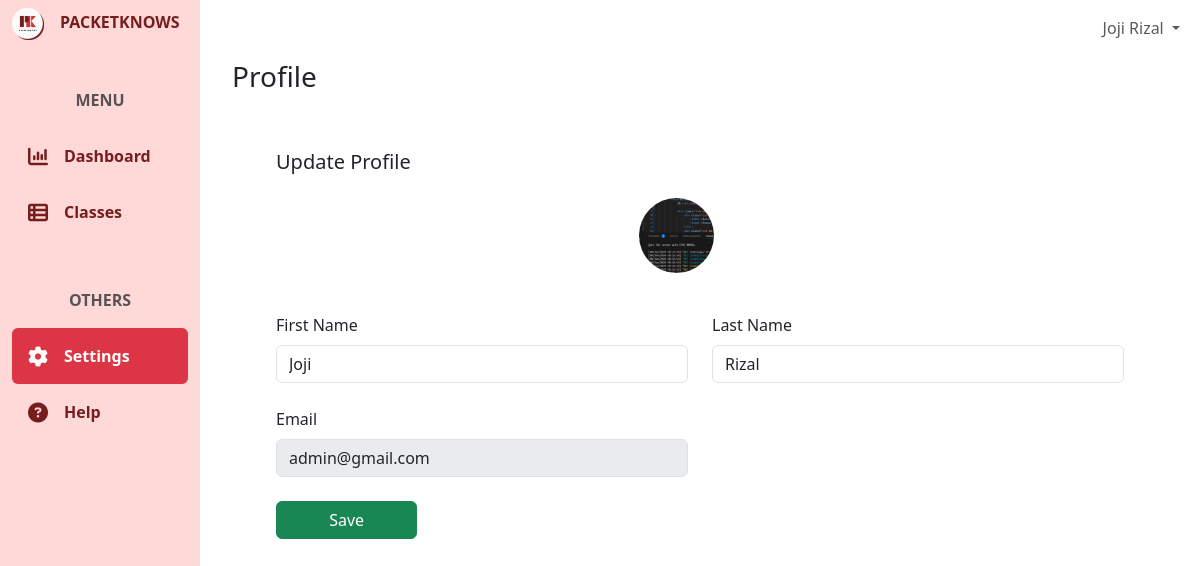
Page /settings/ (signed in) on the committed database.
### user/models.py (models this page shows, shortened)
class CustomUser(AbstractBaseUser, PermissionsMixin):
    email = models.EmailField(unique=True)
    first_name = models.CharField(max_length=50)
    last_name = models.CharField(max_length=50)
    is_active = models.BooleanField(default=True)
    is_staff = models.BooleanField(default=False)
    category = models.ForeignKey(UserCategory, on_delete=models.CASCADE)
    icon = models.ImageField(upload_to= 'user/icons/', blank=True, null=True)
    school_id = models.BigIntegerField(unique=True, blank=True, null=True)
    evidences = models.ImageField(upload_to= 'user/evidences/', blank=True, null=True)
    objects = CustomUserManager()
    USERNAME_FIELD = 'email'
    REQUIRED_FIELDS = ['first_name', 'last_name']
    class Meta:
        verbose_name = 'User'
        verbose_name_plural = 'Users'

### core/views.py (the view)
# urls.py: path('settings/', coreViews.SettingsView, name='settings'),
@login_required(login_url='/')
def SettingsView(request):
    context = {}
    if request.method == 'POST':
        pass
    else:
        userCategory = request.user.category.name
        if userCategory == "Student":
            pass
        elif userCategory == "Instructor":
            pass
        elif userCategory == "Self Learner":
            pass
    return render(request, 'core/settings.html', context)

### templates/core/settings.html (shortened to what this page needs)
{% extends 'core/base.html' %}
{% block content %}
<div class="container-fluid h-100">
    <div class="row h-100">
        <div class="col-2 fixed-top bg-pink h-100" id="green">
            {% include 'core/components/sidebar.html'%}
        </div>
        <div class="col-md-10 ms-auto" style="padding: 0; overflow-x: hidden !important;">
            {% include 'core/components/topnav.html'%}
            <main class="mt-5 pt-1">
                {% if request.user.category.name == 'Student'%}
                    {% include 'core/settings/student-settings.html'%}
                {% elif request.user.category.name == 'Self Learner'%}
                    {% include 'core/settings/selfLearner-settings.html'%}
                {% elif request.user.category.name == 'Instructor'%}
                    {% include 'core/settings/instructor-settings.html'%}
                {% endif %}
            </main>
        </div>
    </div>
</div>
{% endblock %}

### templates/core/components/topnav.html (shortened to what this page needs)
<nav class="navbar navbar-expand-lg navbar-light bg-white fixed-top col-md-9 ms-sm-auto col-lg-10">
    <div class="container-fluid">
            <ul class="navbar-nav ms-auto">
                <li class="nav-item dropdown">
                    <a class="nav-link dropdown-toggle" href="#" id="userDropdown" role="button" data-bs-toggle="dropdown" aria-expanded="false">
                      {{user.first_name}} {{user.last_name}}
                    </a>
                </li>
            </ul>
    </div>
</nav>

### templates/core/settings/student-settings.html (shortened to what this page needs)
{% load static %}
<div class="container">
    <div class="row ms-2 mt-2 mb-5 ">
        <h3 class="">Profile</h3>
    </div>
    <div class="mx-5 px-3">
        <h5 class="mb-4">Update Profile</h5>
        <form hx-boost="true" hx-post="{% url 'user:updateProfile'%}" hx-swap="none" enctype="multipart/form-data">
            <div class="d-flex justify-content-center input-group">
                    <label class="profileContainer" for="profilePictureInput">
                        <img class="profile-icon" id="profilePicture" src="{{request.user.icon.url }}" alt="Profile Picture" class="img-fluid">
                        <div class="changeImageText">
                            <p class="fw-bold text-white">Change Picture</p>
                        </div>
                    </label>
            </div>
            <div class="row mb-4">
                <div class="col-md-6 d-flex flex-column">
                    <label class="mb-2" for="">First Name</label>
                    <input class="form-control" name="firstName" type="text" placeholder="Juan" value="{{request.user.first_name}}">
                </div>
                <div class="col-md-6 d-flex flex-column">
                    <label class="mb-2" for="">Last Name</label>
                    <input class="form-control" name="lastName" type="text" placeholder="Dela Cruz" value="{{request.user.last_name}}">
                </div>
            </div>
            <div class="row my-4">
                <div class="col-md-6 d-flex flex-column">
                    <label class="mb-2" for="">Email</label>
                <input class="form-control" type="text" placeholder="juandelacruz69@gmail.com" value="{{request.user.email}}" disabled>
                </div>
            </div>
            <div class="col-md-2 mt-4">
                <button class="btn btn-success w-100" type="submit">Save</button>
            </div>
        </form>
    </div>
</div>

### static/css/global.css (style rules this page uses)
.bg-pink { background-color: #FFD8D8; }
.bg-white { background-color: #FAFAFA; }

### static/css/settings/studentSettings.css (style rules this page uses)
.profile-icon { width: 75px; height: 75px; object-fit: cover; border-radius: 75px; }
.profileContainer { position: relative; }

### rows in the picture
CustomUser: first_name "Joji", last_name "Rizal", user.icon (picture), firstName "Joji", lastName "Rizal", user.email "admin@gmail.com"
